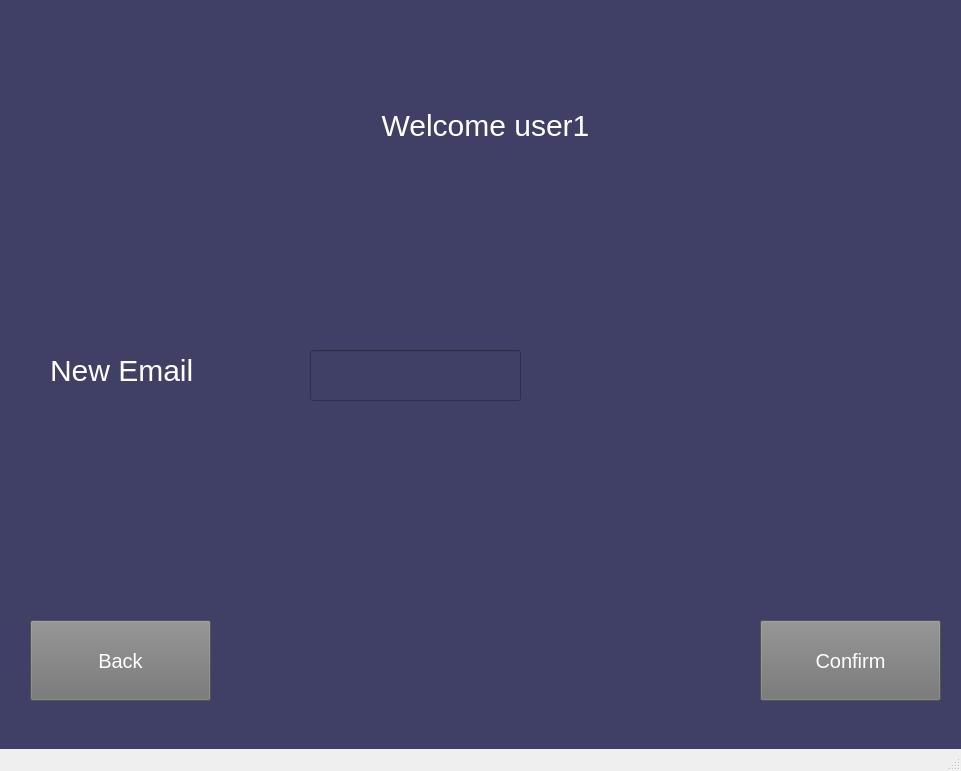
<?xml version="1.0" encoding="UTF-8"?>
<ui version="4.0">
 <class>MainWindow</class>
 <widget class="QMainWindow" name="MainWindow">
  <property name="geometry">
   <rect>
    <x>0</x>
    <y>0</y>
    <width>961</width>
    <height>771</height>
   </rect>
  </property>
  <property name="windowTitle">
   <string>MainWindow</string>
  </property>
  <widget class="QWidget" name="centralwidget">
   <widget class="QWidget" name="widget" native="true">
    <property name="geometry">
     <rect>
      <x>0</x>
      <y>-30</y>
      <width>961</width>
      <height>871</height>
     </rect>
    </property>
    <property name="styleSheet">
     <string notr="true">background-color:#404066;</string>
    </property>
    <widget class="QLabel" name="label">
     <property name="geometry">
      <rect>
       <x>340</x>
       <y>120</y>
       <width>291</width>
       <height>71</height>
      </rect>
     </property>
     <property name="styleSheet">
      <string notr="true">font:30px ; 
color: white;</string>
     </property>
     <property name="text">
      <string>Welcome user1</string>
     </property>
     <property name="alignment">
      <set>Qt::AlignCenter</set>
     </property>
    </widget>
    <widget class="QLabel" name="label_2">
     <property name="geometry">
      <rect>
       <x>50</x>
       <y>370</y>
       <width>261</width>
       <height>61</height>
      </rect>
     </property>
     <property name="styleSheet">
      <string notr="true">font:30px ; 
color: white;</string>
     </property>
     <property name="text">
      <string>New Email</string>
     </property>
    </widget>
    <widget class="QPushButton" name="Confirm_B">
     <property name="geometry">
      <rect>
       <x>760</x>
       <y>650</y>
       <width>181</width>
       <height>81</height>
      </rect>
     </property>
     <property name="styleSheet">
      <string notr="true">font:20px ; 
background-color: rgb(115, 115, 115);
color: white;</string>
     </property>
     <property name="text">
      <string>Confirm</string>
     </property>
    </widget>
    <widget class="QPushButton" name="Back_To_Edit_B">
     <property name="geometry">
      <rect>
       <x>30</x>
       <y>650</y>
       <width>181</width>
       <height>81</height>
      </rect>
     </property>
     <property name="styleSheet">
      <string notr="true">font:20px ; 
background-color: rgb(115, 115, 115);
color: white;</string>
     </property>
     <property name="text">
      <string>Back</string>
     </property>
    </widget>
    <widget class="QLineEdit" name="New_Email">
     <property name="geometry">
      <rect>
       <x>310</x>
       <y>380</y>
       <width>211</width>
       <height>51</height>
      </rect>
     </property>
    </widget>
   </widget>
  </widget>
  <widget class="QMenuBar" name="menubar">
   <property name="geometry">
    <rect>
     <x>0</x>
     <y>0</y>
     <width>961</width>
     <height>21</height>
    </rect>
   </property>
  </widget>
  <widget class="QStatusBar" name="statusbar"/>
 </widget>
 <resources/>
 <connections/>
</ui>
